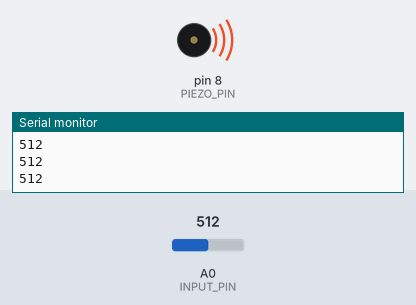
The sketch below on a simulated Arduino Uno, built with avr-gcc and run on an emulated ATmega328P. Parts: buzzer (waves = sounding), the last lines printed to the serial monitor. Inputs (shaded band) come from the test bench; at power-on: A0 (INPUT_PIN) = 512.

Above: at 1.2 s.
1.3 s: A0 (INPUT_PIN) set to 488
At 2.0 s:
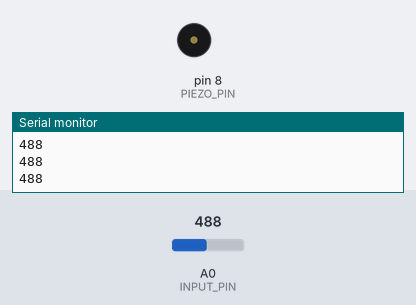
2.8 s: A0 (INPUT_PIN) set to 511
At 3.3 s:
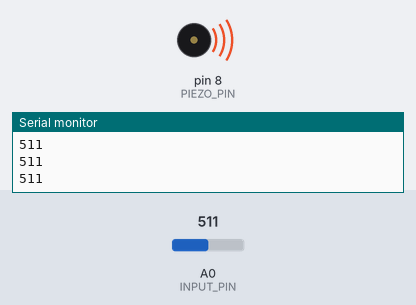
4.3 s: A0 (INPUT_PIN) set to 495
At 5.5 s:
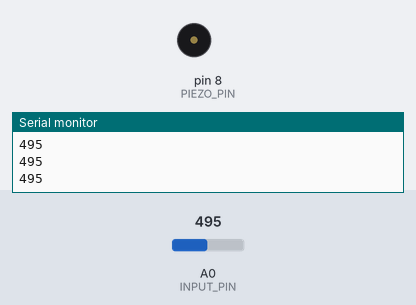
Timing chart, 0 to 7.3 s (numbered marks = the images above; inputs shaded):
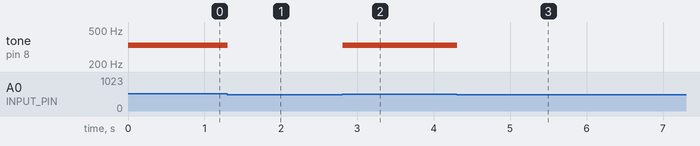

The sketch:

project7-keyboard-instrument.ino
```cpp
const int BAUD_RATE = 9600;
const int INPUT_PIN = A0;
const int PIEZO_PIN = 8;
const int NOTES[] = {262, 294, 330, 349}; // Hz. C, D, E and F

void setup() {
	Serial.begin(BAUD_RATE);
}

void loop() {
	int keyVal = analogRead(INPUT_PIN);
	Serial.println(keyVal);

	if (keyVal == 1023) {
		tone(PIEZO_PIN, NOTES[0]);

	} else if (keyVal >= 990 && keyVal <= 1010) {
		tone(PIEZO_PIN, NOTES[1]);

	} else if (keyVal >= 505 && keyVal <= 515) {
		tone(PIEZO_PIN, NOTES[2]);

	} else if (keyVal >= 4 && keyVal <= 15) {
		tone(PIEZO_PIN, NOTES[3]);

	} else {
		noTone(PIEZO_PIN);
	}
}
```

Measured:
- the behaviour switches between 505 and 504 on A0 (INPUT_PIN) (found by bisection; images 0 and 1)
- after the input at 1.3 s, tone on pin 8 (PIEZO_PIN): 330 Hz → silent at once
- after the input at 2.8 s, tone on pin 8 (PIEZO_PIN): silent → 330 Hz at once
- after the input at 4.3 s, tone on pin 8 (PIEZO_PIN): 330 Hz → silent at once
